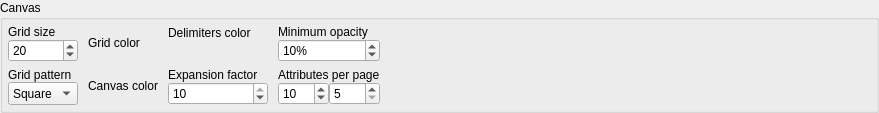
           <widget class="QGroupBox" name="canvas_gb">
            <property name="sizePolicy">
             <sizepolicy hsizetype="Preferred" vsizetype="Preferred">
              <horstretch>0</horstretch>
              <verstretch>0</verstretch>
             </sizepolicy>
            </property>
            <property name="title">
             <string>Canvas</string>
            </property>
            <layout class="QGridLayout" name="gridLayout_5">
             <property name="leftMargin">
              <number>5</number>
             </property>
             <property name="topMargin">
              <number>5</number>
             </property>
             <property name="rightMargin">
              <number>5</number>
             </property>
             <property name="bottomMargin">
              <number>5</number>
             </property>
             <property name="horizontalSpacing">
              <number>10</number>
             </property>
             <item row="0" column="3">
              <layout class="QVBoxLayout" name="verticalLayout_12">
               <item>
                <widget class="QLabel" name="min_obj_opacity_lbl">
                 <property name="sizePolicy">
                  <sizepolicy hsizetype="Preferred" vsizetype="Fixed">
                   <horstretch>0</horstretch>
                   <verstretch>0</verstretch>
                  </sizepolicy>
                 </property>
                 <property name="text">
                  <string>Minimum opacity </string>
                 </property>
                </widget>
               </item>
               <item>
                <layout class="QHBoxLayout" name="horizontalLayout_6">
                 <item>
                  <widget class="QSpinBox" name="min_obj_opacity_spb">
                   <property name="sizePolicy">
                    <sizepolicy hsizetype="Preferred" vsizetype="Preferred">
                     <horstretch>0</horstretch>
                     <verstretch>0</verstretch>
                    </sizepolicy>
                   </property>
                   <property name="minimumSize">
                    <size>
                     <width>100</width>
                     <height>0</height>
                    </size>
                   </property>
                   <property name="toolTip">
                    <string>&lt;p&gt;Defines the minimum opacity percentage applied to the objects when using the fade out feature. A zero opacity causes the object to be completely hidden not being possible to interact with it in the canvas area.&lt;/p&gt;</string>
                   </property>
                   <property name="statusTip">
                    <string/>
                   </property>
                   <property name="suffix">
                    <string>%</string>
                   </property>
                   <property name="minimum">
                    <number>0</number>
                   </property>
                   <property name="maximum">
                    <number>70</number>
                   </property>
                   <property name="singleStep">
                    <number>5</number>
                   </property>
                   <property name="value">
                    <number>10</number>
                   </property>
                  </widget>
                 </item>
                </layout>
               </item>
              </layout>
             </item>
             <item row="0" column="0">
              <layout class="QVBoxLayout" name="verticalLayout_16">
               <item>
                <widget class="QLabel" name="grid_size_lbl">
                 <property name="sizePolicy">
                  <sizepolicy hsizetype="Fixed" vsizetype="Fixed">
                   <horstretch>0</horstretch>
                   <verstretch>0</verstretch>
                  </sizepolicy>
                 </property>
                 <property name="statusTip">
                  <string/>
                 </property>
                 <property name="text">
                  <string>Grid size</string>
                 </property>
                </widget>
               </item>
               <item>
                <widget class="QSpinBox" name="grid_size_spb">
                 <property name="sizePolicy">
                  <sizepolicy hsizetype="Preferred" vsizetype="Preferred">
                   <horstretch>0</horstretch>
                   <verstretch>0</verstretch>
                  </sizepolicy>
                 </property>
                 <property name="toolTip">
                  <string>&lt;p&gt;Defines the vertical and horizontal grid size. This value affects the spacing of objects when using the feature that aligns the objects on the grid. &lt;/p&gt;</string>
                 </property>
                 <property name="statusTip">
                  <string/>
                 </property>
                 <property name="minimum">
                  <number>10</number>
                 </property>
                 <property name="maximum">
                  <number>100</number>
                 </property>
                 <property name="singleStep">
                  <number>10</number>
                 </property>
                 <property name="value">
                  <number>20</number>
                 </property>
                </widget>
               </item>
              </layout>
             </item>
             <item row="1" column="0">
              <layout class="QVBoxLayout" name="verticalLayout_13">
               <item>
                <widget class="QLabel" name="grid_pattern_lbl">
                 <property name="sizePolicy">
                  <sizepolicy hsizetype="Fixed" vsizetype="Fixed">
                   <horstretch>0</horstretch>
                   <verstretch>0</verstretch>
                  </sizepolicy>
                 </property>
                 <property name="statusTip">
                  <string/>
                 </property>
                 <property name="text">
                  <string>Grid pattern</string>
                 </property>
                </widget>
               </item>
               <item>
                <widget class="QComboBox" name="grid_pattern_cmb">
                 <property name="sizePolicy">
                  <sizepolicy hsizetype="Preferred" vsizetype="Preferred">
                   <horstretch>0</horstretch>
                   <verstretch>0</verstretch>
                  </sizepolicy>
                 </property>
                 <item>
                  <property name="text">
                   <string>Square</string>
                  </property>
                 </item>
                 <item>
                  <property name="text">
                   <string>Dot</string>
                  </property>
                 </item>
                </widget>
               </item>
              </layout>
             </item>
             <item row="1" column="1">
              <layout class="QVBoxLayout" name="verticalLayout_14">
               <item>
                <widget class="QLabel" name="canvas_color">
                 <property name="sizePolicy">
                  <sizepolicy hsizetype="Fixed" vsizetype="Fixed">
                   <horstretch>0</horstretch>
                   <verstretch>0</verstretch>
                  </sizepolicy>
                 </property>
                 <property name="statusTip">
                  <string/>
                 </property>
                 <property name="text">
                  <string>Canvas color</string>
                 </property>
                 <property name="indent">
                  <number>0</number>
                 </property>
                </widget>
               </item>
               <item>
                <layout class="QHBoxLayout" name="canvas_color_lt"/>
               </item>
              </layout>
             </item>
             <item row="0" column="5" rowspan="2">
              <spacer name="horizontalSpacer_10">
               <property name="orientation">
                <enum>Qt::Orientation::Horizontal</enum>
               </property>
               <property name="sizeHint" stdset="0">
                <size>
                 <width>491</width>
                 <height>20</height>
                </size>
               </property>
              </spacer>
             </item>
             <item row="0" column="1">
              <layout class="QVBoxLayout" name="verticalLayout_11">
               <item>
                <widget class="QLabel" name="grid_line_color_lbl">
                 <property name="sizePolicy">
                  <sizepolicy hsizetype="Preferred" vsizetype="Fixed">
                   <horstretch>0</horstretch>
                   <verstretch>0</verstretch>
                  </sizepolicy>
                 </property>
                 <property name="statusTip">
                  <string/>
                 </property>
                 <property name="text">
                  <string>Grid color</string>
                 </property>
                </widget>
               </item>
               <item>
                <layout class="QHBoxLayout" name="grid_color_lt"/>
               </item>
              </layout>
             </item>
             <item row="1" column="2">
              <layout class="QVBoxLayout" name="verticalLayout_15">
               <item>
                <widget class="QLabel" name="expansion_factor_lbl">
                 <property name="sizePolicy">
                  <sizepolicy hsizetype="Preferred" vsizetype="Fixed">
                   <horstretch>0</horstretch>
                   <verstretch>0</verstretch>
                  </sizepolicy>
                 </property>
                 <property name="text">
                  <string>Expansion factor</string>
                 </property>
                 <property name="margin">
                  <number>0</number>
                 </property>
                </widget>
               </item>
               <item>
                <layout class="QHBoxLayout" name="horizontalLayout">
                 <property name="bottomMargin">
                  <number>0</number>
                 </property>
                 <item>
                  <widget class="QSpinBox" name="expansion_factor_spb">
                   <property name="sizePolicy">
                    <sizepolicy hsizetype="Preferred" vsizetype="Preferred">
                     <horstretch>0</horstretch>
                     <verstretch>0</verstretch>
                    </sizepolicy>
                   </property>
                   <property name="minimumSize">
                    <size>
                     <width>100</width>
                     <height>0</height>
                    </size>
                   </property>
                   <property name="toolTip">
                    <string>&lt;p&gt;The expansion factor is the number of times the current page dimension (width and height) is used to expand the canvas geometry to a certain direction (top, left, bottom, or right). The page dimension can be adjusted in the printing options.&lt;/p&gt;</string>
                   </property>
                   <property name="statusTip">
                    <string/>
                   </property>
                   <property name="minimum">
                    <number>1</number>
                   </property>
                   <property name="maximum">
                    <number>10</number>
                   </property>
                   <property name="singleStep">
                    <number>1</number>
                   </property>
                   <property name="value">
                    <number>10</number>
                   </property>
                  </widget>
                 </item>
                </layout>
               </item>
              </layout>
             </item>
             <item row="0" column="2">
              <layout class="QVBoxLayout" name="verticalLayout_17">
               <item>
                <widget class="QLabel" name="delimiters_color_lbl">
                 <property name="sizePolicy">
                  <sizepolicy hsizetype="Fixed" vsizetype="Fixed">
                   <horstretch>0</horstretch>
                   <verstretch>0</verstretch>
                  </sizepolicy>
                 </property>
                 <property name="statusTip">
                  <string/>
                 </property>
                 <property name="text">
                  <string>Delimiters color</string>
                 </property>
                </widget>
               </item>
               <item>
                <layout class="QHBoxLayout" name="delimiters_color_lt">
                 <property name="leftMargin">
                  <number>0</number>
                 </property>
                 <item>
                  <spacer name="horizontalSpacer_3">
                   <property name="orientation">
                    <enum>Qt::Orientation::Horizontal</enum>
                   </property>
                   <property name="sizeHint" stdset="0">
                    <size>
                     <width>40</width>
                     <height>20</height>
                    </size>
                   </property>
                  </spacer>
                 </item>
                </layout>
               </item>
              </layout>
             </item>
             <item row="1" column="3">
              <layout class="QVBoxLayout" name="verticalLayout_18">
               <item>
                <widget class="QLabel" name="attributes_per_page_lbl">
                 <property name="sizePolicy">
                  <sizepolicy hsizetype="Preferred" vsizetype="Fixed">
                   <horstretch>0</horstretch>
                   <verstretch>0</verstretch>
                  </sizepolicy>
                 </property>
                 <property name="text">
                  <string>Attributes per page</string>
                 </property>
                </widget>
               </item>
               <item>
                <layout class="QHBoxLayout" name="horizontalLayout_2">
                 <item>
                  <widget class="QSpinBox" name="attribs_per_page_spb">
                   <property name="sizePolicy">
                    <sizepolicy hsizetype="Preferred" vsizetype="Preferred">
                     <horstretch>0</horstretch>
                     <verstretch>0</verstretch>
                    </sizepolicy>
                   </property>
                   <property name="minimumSize">
                    <size>
                     <width>50</width>
                     <height>0</height>
                    </size>
                   </property>
                   <property name="toolTip">
                    <string>&lt;p&gt;These spinners define the minimum amount of attributes visible per page in each section of tables and views when the pagination is enabled on them. This one controls the amount of columns per page.&lt;/p&gt;</string>
                   </property>
                   <property name="statusTip">
                    <string/>
                   </property>
                   <property name="minimum">
                    <number>5</number>
                   </property>
                   <property name="maximum">
                    <number>100</number>
                   </property>
                   <property name="singleStep">
                    <number>5</number>
                   </property>
                   <property name="value">
                    <number>10</number>
                   </property>
                  </widget>
                 </item>
                 <item>
                  <widget class="QSpinBox" name="ext_attribs_per_page_spb">
                   <property name="sizePolicy">
                    <sizepolicy hsizetype="Preferred" vsizetype="Preferred">
                     <horstretch>0</horstretch>
                     <verstretch>0</verstretch>
                    </sizepolicy>
                   </property>
                   <property name="minimumSize">
                    <size>
                     <width>50</width>
                     <height>0</height>
                    </size>
                   </property>
                   <property name="toolTip">
                    <string>&lt;p&gt;These spinners define the minimum amount of attributes visible per page in each section of tables and views when the pagination is enabled on them. This one defines the number of extended attributes (constraints, indexes, trigger, rules, policies) displayed per page.&lt;/p&gt;</string>
                   </property>
                   <property name="statusTip">
                    <string/>
                   </property>
                   <property name="minimum">
                    <number>5</number>
                   </property>
                   <property name="maximum">
                    <number>100</number>
                   </property>
                   <property name="singleStep">
                    <number>5</number>
                   </property>
                   <property name="value">
                    <number>5</number>
                   </property>
                  </widget>
                 </item>
                </layout>
               </item>
              </layout>
             </item>
            </layout>
           </widget>
